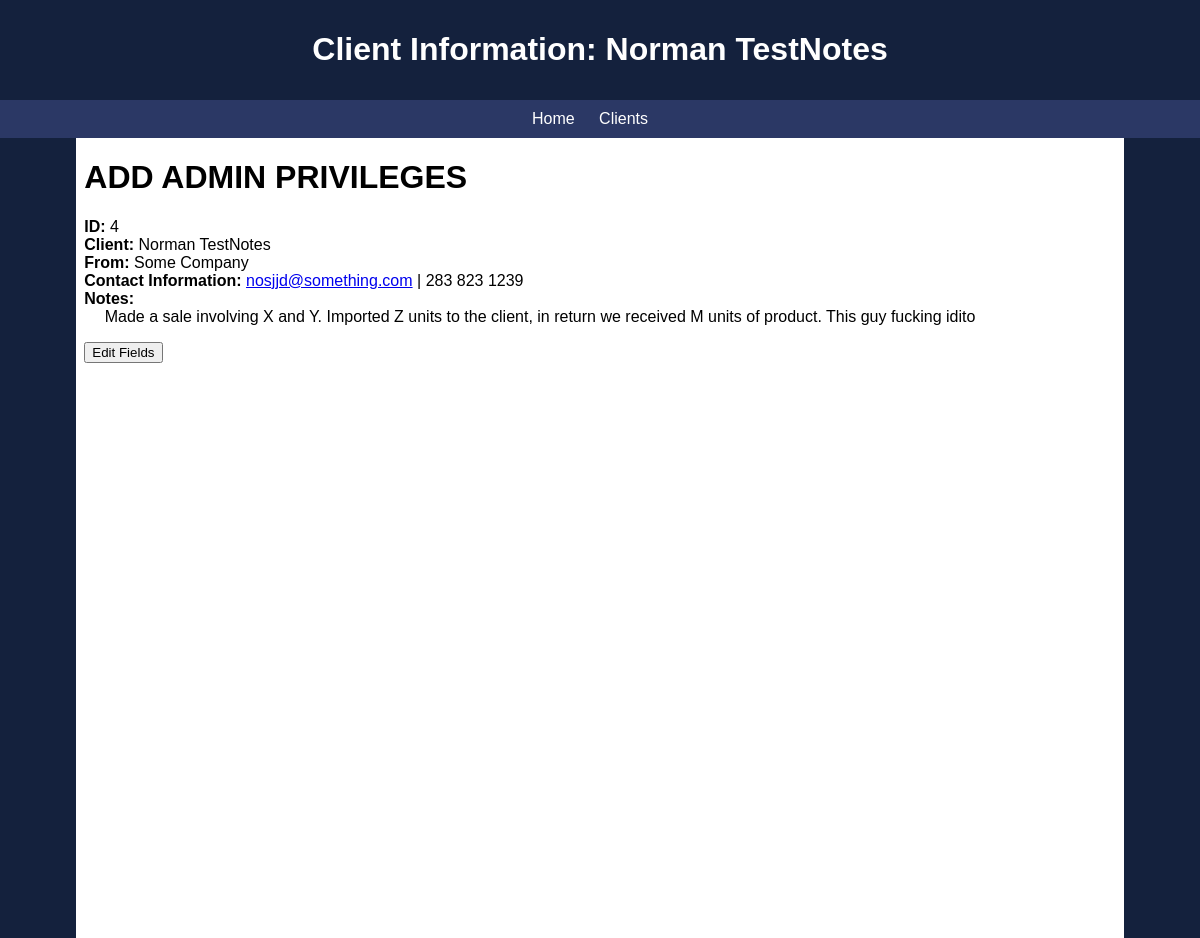
Page /4/ on the committed database.
### AppCRM/models.py (models this page shows)
class Clients(models.Model):
    first_name = models.CharField(max_length=200)
    last_name = models.CharField(max_length=200)
    email = models.EmailField(max_length=250)
    phone = models.CharField(max_length=200)
    company = models.CharField(max_length=300)
    notes = models.CharField(max_length=750, default="<No Available Notes>")

### AppCRM/views.py (the view)
# urls.py: path("<int:client>/",views.client_info,name="Info"),
def client_info(request, client):
    return render(request, "clientinfo.html", {"client": Clients.objects.get(id=client)})

### AppCRM/templates/clientinfo.html (shortened to what this page needs)
{% extends "base.html" %}
{% load static %}
{% block header_title %}Client Information: {{ client.first_name }} {{ client.last_name }}{% endblock %}
{% block content %}
    <h1>ADD ADMIN PRIVILEGES</h1>
    <p>
        <strong>ID: </strong> <span id="clientID">{{ client.id }}</span> <br>
        <strong>Client: </strong> <span id="clientFirstName" contenteditable="false">{{ client.first_name }}</span>
                                  <span id="clientLastName" contenteditable="false">{{ client.last_name }}</span>
        <br><strong>From: </strong><span id="companyField" contenteditable="false">{{ client.company }}</span> <br>
        <strong>Contact Information: </strong>
        <span id="emailField" contenteditable="false"><a href="mailto:{{ client.email }}">{{ client.email }}</a></span> |
        <span id="phoneField" contenteditable="false">{{ client.phone }}</span> <br>
        <strong>Notes: </strong> <br> &emsp; <span id="notesField" contenteditable="false">{{ client.notes }}</span>
    </p>
    <button>Edit Fields</button>
{% endblock %}

### static/css/basestyles.css (style rules this page uses)
html, body { height: 100%; margin: 0; }
body { font-family: Arial, sans-serif; margin: 0; padding: 0; }

### rows in the picture
Clients: first_name "Norman", last_name "TestNotes", id "4", company "Some Company", email "nosjjd@something.com", phone "283 823 1239", notes "Made a sale involving X and Y. Imported Z units to the client, in return we received M units of product. This guy fucking idito"
